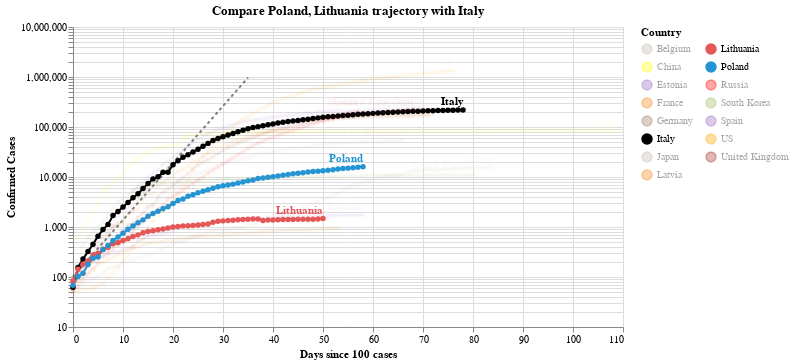

Source (notebook cell):
### Code cell
#hide_input
chart2 = make_since_chart(dff2, ['Poland', 'Lithuania'], baseline_countries)
chart2

### Figure 1 — Vega-Lite specification as saved in the notebook (floating-point values rounded to 4 significant figures; data arrays with more than 128 entries replaced by an {"elided": "..."} marker saying what was removed)
{"config": {"view": {"continuousWidth": 400, "continuousHeight": 300}}, "layer": [{"data": {"name": "data-628230001892d6798b50651be41d1b3e"}, "mark": {"type": "line", "color": "black", "opacity": 0.5, "strokeDash": [3, 3]}, "encoding": {"x": {"type": "quantitative", "field": "Days since 100 cases"}, "y": {"type": "quantitative", "field": "Confirmed Cases"}}}, {"data": {"name": "data-d2c4db42cf72b1af64fbfad2fa1be7aa"}, "mark": {"type": "line", "point": true}, "encoding": {"color": {"type": "nominal", "field": "Country", "legend": {"columns": 2}, "scale": {"domain": ["Belgium", "China", "Estonia", "France", "Germany", "Italy", "Japan", "Latvia", "Lithuania", "Poland", "Russia", "South Korea", "Spain", "US", "United Kingdom"], "range": ["#C1B7AD", "yellow", "#9467bd", "#F58518", "#9D755D", "black", "#C1B7AD", "#F58518", "#E45756", "#2495D3", "red", "#A1BA59", "#9467bd", "orange", "brown"]}}, "opacity": {"condition": {"value": 1, "selection": "selector013"}, "value": 0.05}, "tooltip": [{"type": "nominal", "field": "Country"}, {"type": "temporal", "field": "Date"}, {"type": "quantitative", "field": "Confirmed Cases"}, {"type": "quantitative", "field": "Days since 100 cases"}], "x": {"type": "quantitative", "field": "Days since 100 cases"}, "y": {"type": "quantitative", "field": "Confirmed Cases", "scale": {"type": "log"}}}, "selection": {"selector013": {"type": "multi", "fields": ["Country"], "bind": "legend", "init": [{"Country": "Poland"}, {"Country": "Lithuania"}, {"Country": "Italy"}]}}, "width": 550}, {"data": {"name": "data-d2c4db42cf72b1af64fbfad2fa1be7aa"}, "mark": {"type": "text", "align": "right", "dy": -8, "fontWeight": "bold"}, "encoding": {"color": {"type": "nominal", "field": "Country", "legend": {"columns": 2}, "scale": {"domain": ["Belgium", "China", "Estonia", "France", "Germany", "Italy", "Japan", "Latvia", "Lithuania", "Poland", "Russia", "South Korea", "Spain", "US", "United Kingdom"], "range": ["#C1B7AD", "yellow", "#9467bd", "#F58518", "#9D755D", "black", "#C1B7AD", "#F58518", "#E45756", "#2495D3", "red", "#A1BA59", "#9467bd", "orange", "brown"]}}, "opacity": {"condition": {"value": 1, "selection": "selector013"}, "value": 0.05}, "text": {"type": "nominal", "field": "Country"}, "tooltip": [{"type": "nominal", "field": "Country"}, {"type": "temporal", "field": "Date"}, {"type": "quantitative", "field": "Confirmed Cases"}, {"type": "quantitative", "field": "Days since 100 cases"}], "x": {"type": "quantitative", "field": "Days since 100 cases"}, "y": {"type": "quantitative", "field": "Confirmed Cases", "scale": {"type": "log"}}}, "transform": [{"filter": "(datum['Date'] >= 1589068800000)"}], "width": 550}], "title": "Compare Poland, Lithuania trajectory with Italy", "$schema": "https://vega.github.io/schema/vega-lite/v4.0.2.json", "datasets": {"data-628230001892d6798b50651be41d1b3e": [{"Days since 100 cases": 0, "Confirmed Cases": 100.0}, {"Days since 100 cases": 1, "Confirmed Cases": 130.0}, {"Days since 100 cases": 2, "Confirmed Cases": 169.0}, {"Days since 100 cases": 3, "Confirmed Cases": 219.7}, {"Days since 100 cases": 4, "Confirmed Cases": 285.6}, {"Days since 100 cases": 5, "Confirmed Cases": 371.3}, {"Days since 100 cases": 6, "Confirmed Cases": 482.7}, {"Days since 100 cases": 7, "Confirmed Cases": 627.5}, {"Days since 100 cases": 8, "Confirmed Cases": 815.7}, {"Days since 100 cases": 9, "Confirmed Cases": 1060.0}, {"Days since 100 cases": 10, "Confirmed Cases": 1379.0}, {"Days since 100 cases": 11, "Confirmed Cases": 1792.0}, {"Days since 100 cases": 12, "Confirmed Cases": 2330.0}, {"Days since 100 cases": 13, "Confirmed Cases": 3029.0}, {"Days since 100 cases": 14, "Confirmed Cases": 3937.0}, {"Days since 100 cases": 15, "Confirmed Cases": 5119.0}, {"Days since 100 cases": 16, "Confirmed Cases": 6654.0}, {"Days since 100 cases": 17, "Confirmed Cases": 8650.0}, {"Days since 100 cases": 18, "Confirmed Cases": 11250.0}, {"Days since 100 cases": 19, "Confirmed Cases": 14620.0}, {"Days since 100 cases": 20, "Confirmed Cases": 19000.0}, {"Days since 100 cases": 21, "Confirmed Cases": 24710.0}, {"Days since 100 cases": 22, "Confirmed Cases": 32120.0}, {"Days since 100 cases": 23, "Confirmed Cases": 41750.0}, {"Days since 100 cases": 24, "Confirmed Cases": 54280.0}, {"Days since 100 cases": 25, "Confirmed Cases": 70560.0}, {"Days since 100 cases": 26, "Confirmed Cases": 91730.0}, {"Days since 100 cases": 27, "Confirmed Cases": 119300.0}, {"Days since 100 cases": 28, "Confirmed Cases": 155000.0}, {"Days since 100 cases": 29, "Confirmed Cases": 201500.0}, {"Days since 100 cases": 30, "Confirmed Cases": 262000.0}, {"Days since 100 cases": 31, "Confirmed Cases": 340600.0}, {"Days since 100 cases": 32, "Confirmed Cases": 442800.0}, {"Days since 100 cases": 33, "Confirmed Cases": 575600.0}, {"Days since 100 cases": 34, "Confirmed Cases": 748300.0}, {"Days since 100 cases": 35, "Confirmed Cases": 972800.0}], "data-d2c4db42cf72b1af64fbfad2fa1be7aa": {"elided": "1065 records"}}}
